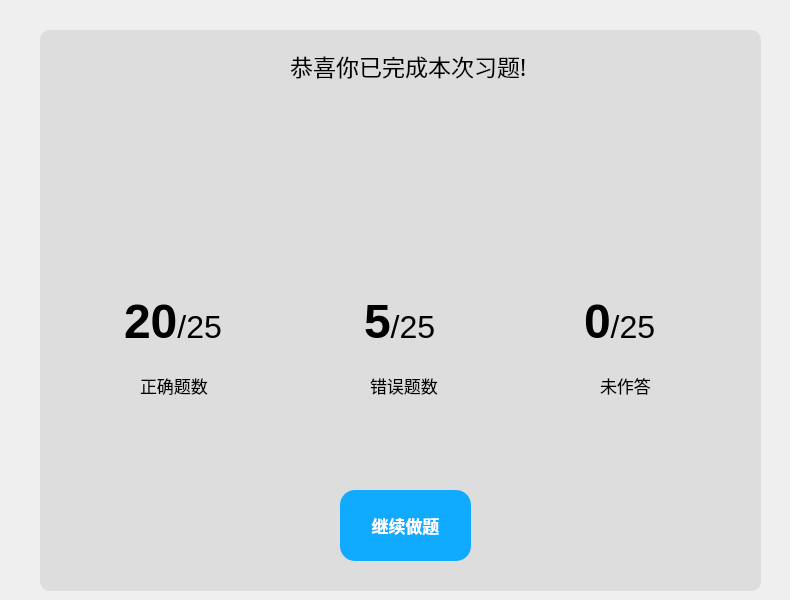
     <widget class="QWidget" name="page_5">
      <widget class="QTextBrowser" name="text_none">
       <property name="geometry">
        <rect>
         <x>580</x>
         <y>290</y>
         <width>131</width>
         <height>81</height>
        </rect>
       </property>
       <property name="styleSheet">
        <string notr="true">background-color: rgb(221, 221, 221);</string>
       </property>
       <property name="frameShape">
        <enum>QFrame::NoFrame</enum>
       </property>
       <property name="html">
        <string>&lt;!DOCTYPE HTML PUBLIC &quot;-//W3C//DTD HTML 4.0//EN&quot; &quot;http://www.w3.org/TR/REC-html40/strict.dtd&quot;&gt;
&lt;html&gt;&lt;head&gt;&lt;meta name=&quot;qrichtext&quot; content=&quot;1&quot; /&gt;&lt;style type=&quot;text/css&quot;&gt;
p, li { white-space: pre-wrap; }
&lt;/style&gt;&lt;/head&gt;&lt;body style=&quot; font-family:'SimSun'; font-size:9pt; font-weight:400; font-style:normal;&quot;&gt;
&lt;p style=&quot; margin-top:0px; margin-bottom:0px; margin-left:0px; margin-right:0px; -qt-block-indent:0; text-indent:0px;&quot;&gt;&lt;span style=&quot; font-size:36pt; font-weight:600;&quot;&gt;0&lt;/span&gt;&lt;span style=&quot; font-size:24pt;&quot;&gt;/25&lt;/span&gt;&lt;/p&gt;&lt;/body&gt;&lt;/html&gt;</string>
       </property>
      </widget>
      <widget class="QPushButton" name="Bt_continue">
       <property name="geometry">
        <rect>
         <x>340</x>
         <y>490</y>
         <width>131</width>
         <height>71</height>
        </rect>
       </property>
       <property name="font">
        <font>
         <family>微软雅黑</family>
         <pointsize>13</pointsize>
         <weight>75</weight>
         <bold>true</bold>
         <underline>false</underline>
        </font>
       </property>
       <property name="cursor">
        <cursorShape>PointingHandCursor</cursorShape>
       </property>
       <property name="styleSheet">
        <string notr="true">QPushButton{
	background-color: rgb(16, 171, 255);
	color: rgb(255, 255, 255);
	border-radius:15px

}
QPushButton:pressed{
	padding-left:5px;
	padding-top:5px;
}</string>
       </property>
       <property name="text">
        <string>继续做题</string>
       </property>
      </widget>
      <widget class="QTextBrowser" name="text_wrong">
       <property name="geometry">
        <rect>
         <x>360</x>
         <y>290</y>
         <width>141</width>
         <height>81</height>
        </rect>
       </property>
       <property name="styleSheet">
        <string notr="true">background-color: rgb(221, 221, 221);</string>
       </property>
       <property name="frameShape">
        <enum>QFrame::NoFrame</enum>
       </property>
       <property name="html">
        <string>&lt;!DOCTYPE HTML PUBLIC &quot;-//W3C//DTD HTML 4.0//EN&quot; &quot;http://www.w3.org/TR/REC-html40/strict.dtd&quot;&gt;
&lt;html&gt;&lt;head&gt;&lt;meta name=&quot;qrichtext&quot; content=&quot;1&quot; /&gt;&lt;style type=&quot;text/css&quot;&gt;
p, li { white-space: pre-wrap; }
&lt;/style&gt;&lt;/head&gt;&lt;body style=&quot; font-family:'SimSun'; font-size:9pt; font-weight:400; font-style:normal;&quot;&gt;
&lt;p style=&quot; margin-top:0px; margin-bottom:0px; margin-left:0px; margin-right:0px; -qt-block-indent:0; text-indent:0px;&quot;&gt;&lt;span style=&quot; font-size:36pt; font-weight:600;&quot;&gt;5&lt;/span&gt;&lt;span style=&quot; font-size:24pt;&quot;&gt;/25&lt;/span&gt;&lt;/p&gt;&lt;/body&gt;&lt;/html&gt;</string>
       </property>
      </widget>
      <widget class="QLabel" name="label_wrongnum">
       <property name="geometry">
        <rect>
         <x>370</x>
         <y>370</y>
         <width>91</width>
         <height>31</height>
        </rect>
       </property>
       <property name="font">
        <font>
         <family>微软雅黑</family>
         <pointsize>13</pointsize>
        </font>
       </property>
       <property name="text">
        <string>错误题数</string>
       </property>
      </widget>
      <widget class="QTextBrowser" name="text_right">
       <property name="geometry">
        <rect>
         <x>120</x>
         <y>290</y>
         <width>151</width>
         <height>81</height>
        </rect>
       </property>
       <property name="styleSheet">
        <string notr="true">background-color: rgb(221, 221, 221);</string>
       </property>
       <property name="frameShape">
        <enum>QFrame::NoFrame</enum>
       </property>
       <property name="html">
        <string>&lt;!DOCTYPE HTML PUBLIC &quot;-//W3C//DTD HTML 4.0//EN&quot; &quot;http://www.w3.org/TR/REC-html40/strict.dtd&quot;&gt;
&lt;html&gt;&lt;head&gt;&lt;meta name=&quot;qrichtext&quot; content=&quot;1&quot; /&gt;&lt;style type=&quot;text/css&quot;&gt;
p, li { white-space: pre-wrap; }
&lt;/style&gt;&lt;/head&gt;&lt;body style=&quot; font-family:'SimSun'; font-size:9pt; font-weight:400; font-style:normal;&quot;&gt;
&lt;p style=&quot; margin-top:0px; margin-bottom:0px; margin-left:0px; margin-right:0px; -qt-block-indent:0; text-indent:0px;&quot;&gt;&lt;span style=&quot; font-size:36pt; font-weight:600;&quot;&gt;20&lt;/span&gt;&lt;span style=&quot; font-size:24pt;&quot;&gt;/25&lt;/span&gt;&lt;/p&gt;&lt;/body&gt;&lt;/html&gt;</string>
       </property>
      </widget>
      <widget class="QLabel" name="label_addition">
       <property name="geometry">
        <rect>
         <x>710</x>
         <y>10</y>
         <width>71</width>
         <height>51</height>
        </rect>
       </property>
       <property name="styleSheet">
        <string notr="true">image: url(:/新前缀/回形针.png);</string>
       </property>
       <property name="text">
        <string/>
       </property>
      </widget>
      <widget class="QLabel" name="label_admit">
       <property name="geometry">
        <rect>
         <x>310</x>
         <y>140</y>
         <width>191</width>
         <height>111</height>
        </rect>
       </property>
       <property name="styleSheet">
        <string notr="true">image: url(:/新前缀/已提交red.png);
</string>
       </property>
       <property name="text">
        <string/>
       </property>
      </widget>
      <widget class="QLabel" name="label_bg2">
       <property name="geometry">
        <rect>
         <x>40</x>
         <y>30</y>
         <width>721</width>
         <height>561</height>
        </rect>
       </property>
       <property name="styleSheet">
        <string notr="true">background-color: rgb(221, 221, 221);
border-radius:10px</string>
       </property>
       <property name="text">
        <string/>
       </property>
      </widget>
      <widget class="QLabel" name="label_score">
       <property name="geometry">
        <rect>
         <x>220</x>
         <y>50</y>
         <width>61</width>
         <height>41</height>
        </rect>
       </property>
       <property name="styleSheet">
        <string notr="true">image: url(:/新前缀/成绩单.png);</string>
       </property>
       <property name="text">
        <string/>
       </property>
      </widget>
      <widget class="QLabel" name="label_rightnum">
       <property name="geometry">
        <rect>
         <x>140</x>
         <y>370</y>
         <width>91</width>
         <height>31</height>
        </rect>
       </property>
       <property name="font">
        <font>
         <family>微软雅黑</family>
         <pointsize>13</pointsize>
        </font>
       </property>
       <property name="text">
        <string>正确题数</string>
       </property>
      </widget>
      <widget class="QLabel" name="label_class">
       <property name="geometry">
        <rect>
         <x>290</x>
         <y>30</y>
         <width>311</width>
         <height>71</height>
        </rect>
       </property>
       <property name="font">
        <font>
         <family>微软雅黑</family>
         <pointsize>17</pointsize>
        </font>
       </property>
       <property name="text">
        <string>恭喜你已完成本次习题!</string>
       </property>
      </widget>
      <widget class="QLabel" name="label_none">
       <property name="geometry">
        <rect>
         <x>600</x>
         <y>370</y>
         <width>71</width>
         <height>31</height>
        </rect>
       </property>
       <property name="font">
        <font>
         <family>微软雅黑</family>
         <pointsize>13</pointsize>
        </font>
       </property>
       <property name="text">
        <string>未作答</string>
       </property>
      </widget>
      <zorder>label_bg2</zorder>
      <zorder>text_none</zorder>
      <zorder>Bt_continue</zorder>
      <zorder>text_wrong</zorder>
      <zorder>label_wrongnum</zorder>
      <zorder>text_right</zorder>
      <zorder>label_addition</zorder>
      <zorder>label_admit</zorder>
      <zorder>label_score</zorder>
      <zorder>label_rightnum</zorder>
      <zorder>label_class</zorder>
      <zorder>label_none</zorder>
     </widget>
